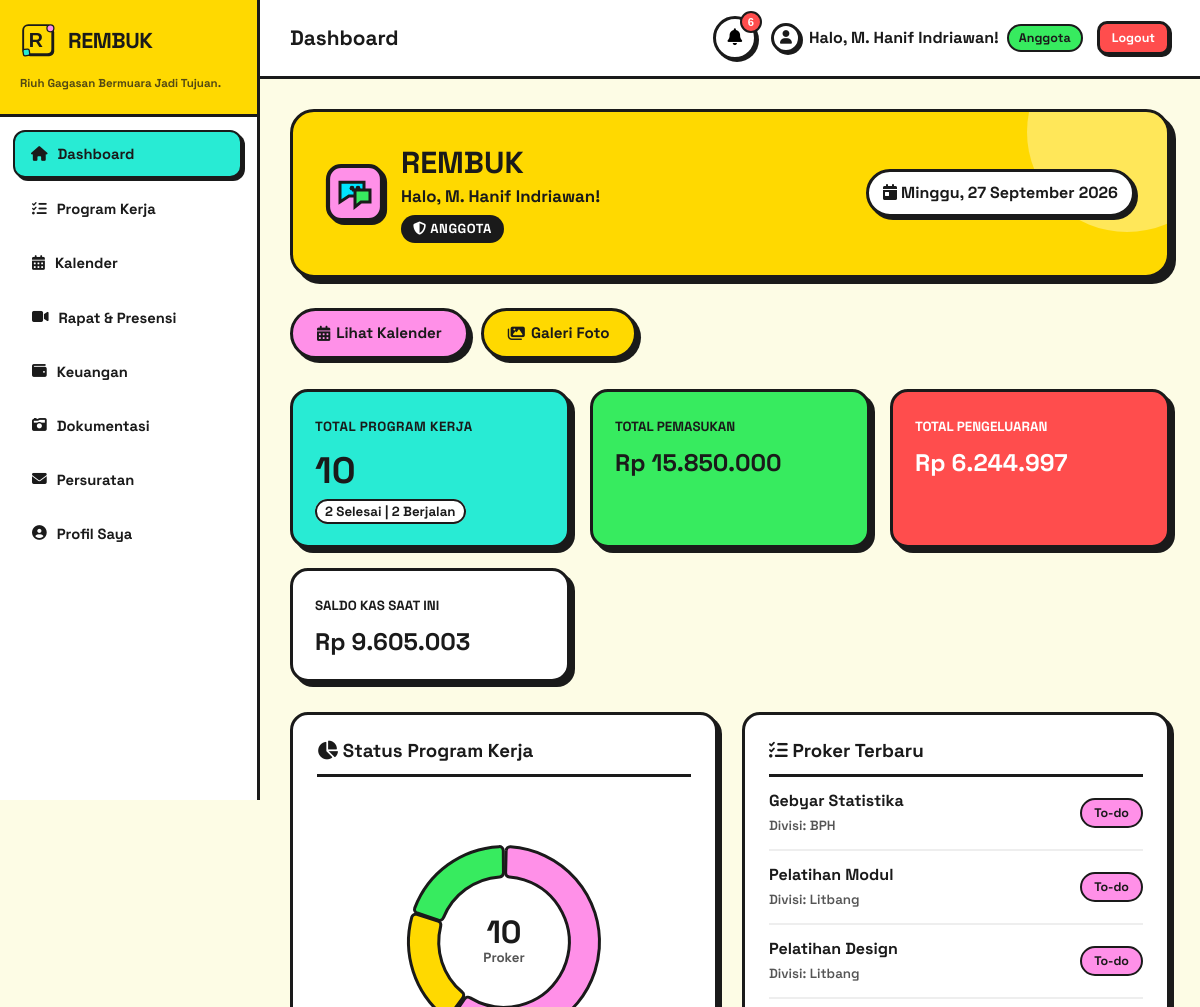
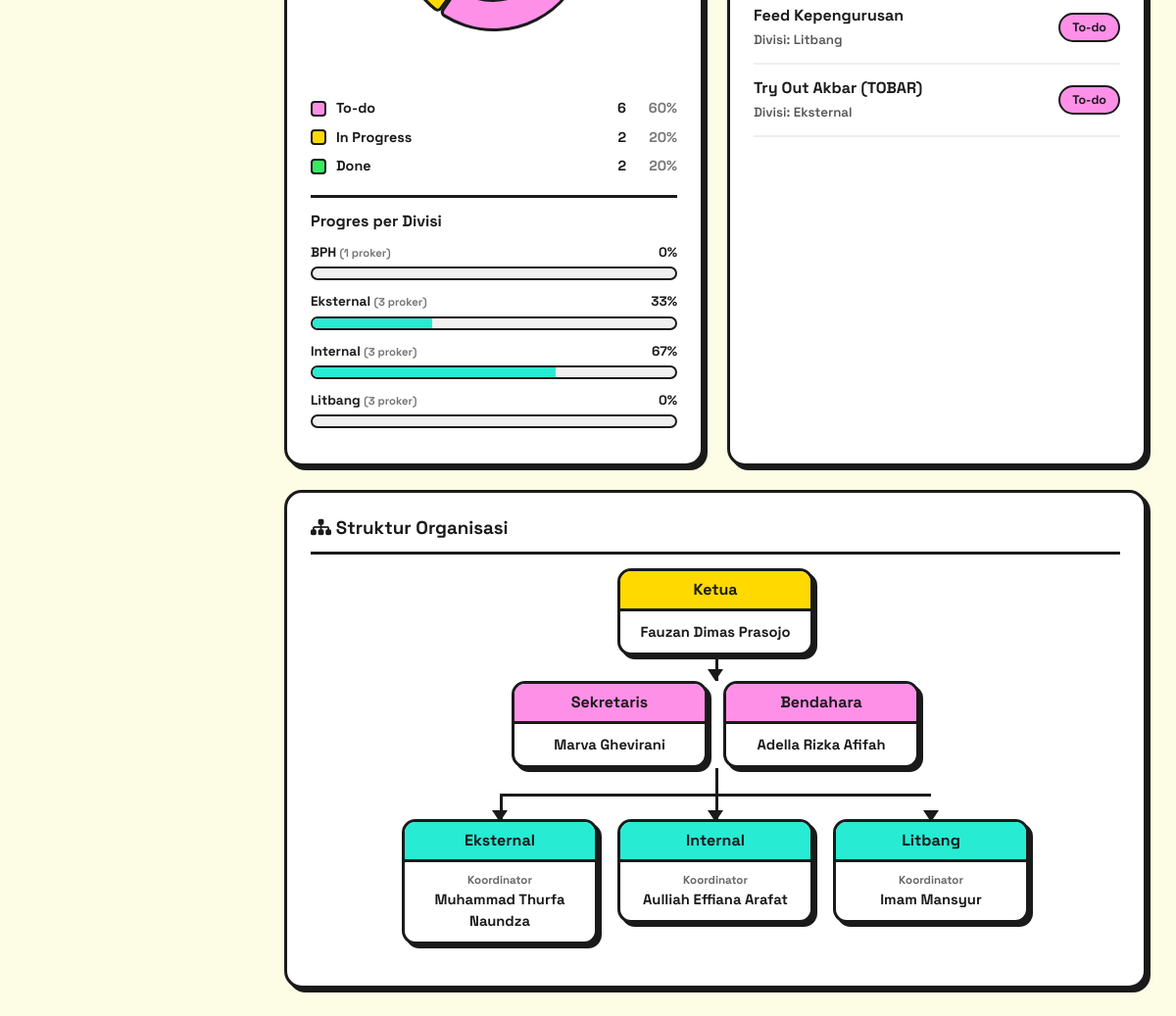
The app's page /dashboard.php (signed in) with its own data (2 pictures, top to bottom).
### tables this page shows
CREATE TABLE `proker` (
  `id` int(11) NOT NULL,
  `nama_proker` varchar(200) NOT NULL,
  `divisi_id` int(11) NOT NULL,
  `deskripsi` text DEFAULT NULL,
  `tanggal_pelaksanaan` date NOT NULL,
  `tanggal_selesai` date DEFAULT NULL,
  `status` enum('To-do','In Progress','Done') DEFAULT 'To-do',
  `progress_persen` int(11) DEFAULT 0,
  `created_by` int(11) DEFAULT NULL,
  `created_at` timestamp NOT NULL DEFAULT current_timestamp()
);

CREATE TABLE `divisi` (
  `id` int(11) NOT NULL,
  `nama_divisi` varchar(100) NOT NULL,
  `deskripsi` text DEFAULT NULL,
  `created_at` timestamp NOT NULL DEFAULT current_timestamp()
);

### includes/notifications.php (called while the page is built, shortened)
<?php
function getNotifications(PDO $pdo): array {
    $items = [];
    try {
        $stmt = $pdo->query(
            "SELECT id, nama_proker, tanggal_pelaksanaan, tanggal_selesai,
                    LEAST(
                        DATEDIFF(COALESCE(tanggal_selesai, tanggal_pelaksanaan), CURDATE()),
                        DATEDIFF(tanggal_pelaksanaan, CURDATE())
                    ) AS sisa_hari
             FROM proker
             WHERE status != 'Done'
               AND (tanggal_pelaksanaan BETWEEN CURDATE() AND DATE_ADD(CURDATE(), INTERVAL 7 DAY)
                    OR tanggal_selesai BETWEEN CURDATE() AND DATE_ADD(CURDATE(), INTERVAL 7 DAY)
                    OR (COALESCE(tanggal_selesai, tanggal_pelaksanaan) < CURDATE()))
             ORDER BY (COALESCE(tanggal_selesai, tanggal_pelaksanaan) < CURDATE()) ASC,
                      ABS(DATEDIFF(COALESCE(tanggal_selesai, tanggal_pelaksanaan), CURDATE())) ASC
             LIMIT 5"
        );
        $deadlines = $stmt ? $stmt->fetchAll() : [];
        foreach ($deadlines as $d) {
            $tglAcuan = $d['tanggal_selesai'] ?? $d['tanggal_pelaksanaan'];
            $sisa = (int) round((strtotime($tglAcuan) - strtotime(date('Y-m-d'))) / 86400);
            $label = $sisa < 0 ? 'Terlewat ' . abs($sisa) . ' hari' : ($sisa === 0 ? 'Hari ini' : 'H-' . $sisa);
            $items[] = [
                'icon' => 'fa-flag-checkered',
                'title' => 'Deadline ' . $label . ': ' . $d['nama_proker'],
                'desc' => tanggalIndo($tglAcuan, true, true),
                'url' => BASE_URL . '/proker/detail.php?id=' . $d['id'],
                'tone' => $sisa < 0 ? 'red' : 'yellow',
            ];
        }
    } catch (Throwable $e) {  }
    try {
        $stmt = $pdo->query(
            "SELECT id, judul, tanggal FROM agenda
             WHERE kategori = 'deadline' AND tanggal BETWEEN CURDATE() AND DATE_ADD(CURDATE(), INTERVAL 7 DAY)
             ORDER BY tanggal ASC LIMIT 3"
        );
        $agendas = $stmt ? $stmt->fetchAll() : [];
        foreach ($agendas as $a) {
            $sisa = (int) round((strtotime($a['tanggal']) - strtotime(date('Y-m-d'))) / 86400);
            $items[] = [
                'icon' => 'fa-calendar-xmark',
                'title' => 'Agenda deadline H-' . $sisa . ': ' . $a['judul'],
                'desc' => tanggalIndo($a['tanggal'], true, true),
                'url' => BASE_URL . '/kalender/index.php?tanggal=' . $a['tanggal'],
                'tone' => 'cyan',
            ];
        }
    } catch (Throwable $e) {  }
    return ['total' => count($items), 'items' => $items];
}

### dashboard.php (the view, shortened to what this page needs)
<?php
require_once 'includes/init.php';
$filterDivisi = '';
$total_proker = $pdo->query("SELECT COUNT(*) FROM proker" . $filterDivisi)->fetchColumn() ?: 0;
$proker_done = $pdo->query("SELECT COUNT(*) FROM proker" . $filterDivisi . ($filterDivisi ? " AND" : " WHERE") . " status = 'Done'")->fetchColumn() ?: 0;
$proker_progress = $pdo->query("SELECT COUNT(*) FROM proker" . $filterDivisi . ($filterDivisi ? " AND" : " WHERE") . " status = 'In Progress'")->fetchColumn() ?: 0;
$total_pemasukan = $pdo->query("SELECT SUM(jumlah) FROM keuangan WHERE jenis = 'Pemasukan'")->fetchColumn() ?: 0;
$total_pengeluaran = $pdo->query("SELECT SUM(jumlah) FROM keuangan WHERE jenis = 'Pengeluaran'")->fetchColumn() ?: 0;
$saldo_kas = $total_pemasukan - $total_pengeluaran;
$stmt_chart = $pdo->query("SELECT status, COUNT(*) as total FROM proker" . $filterDivisi . " GROUP BY status");
$chart_raw = $stmt_chart->fetchAll(PDO::FETCH_KEY_PAIR);
$status_todo = $chart_raw['To-do'] ?? 0;
$status_in_progress = $chart_raw['In Progress'] ?? 0;
$status_done = $chart_raw['Done'] ?? 0;
$sqlTerbaru = "SELECT p.*, d.nama_divisi FROM proker p JOIN divisi d ON d.id = p.divisi_id" . $filterDivisi . " ORDER BY p.id DESC LIMIT 5";
$proker_terbaru = $pdo->query($sqlTerbaru)->fetchAll();
$sqlDivisi = "SELECT d.nama_divisi, COUNT(p.id) AS total, ROUND(AVG(p.progress_persen)) AS rata
              FROM divisi d JOIN proker p ON p.divisi_id = d.id"
           . " GROUP BY d.id, d.nama_divisi ORDER BY d.nama_divisi";
$progres_divisi = $pdo->query($sqlDivisi)->fetchAll();
require_once 'includes/header.php';
?>
<div class="dashboard-hero">
    <div class="dashboard-logo">
        <div>
            <h2 class="dashboard-hero-title"><?= APP_NAME ?></h2>
            <p class="dashboard-hero-greeting">Halo, <?= e($_SESSION['nama_lengkap']) ?>!</p>
            <span class="dashboard-role-badge"><i class="fas fa-shield-halved"></i> <?= e($_SESSION['role']) ?></span>
        </div>
    </div>
    <div class="dashboard-date">
        <span class="dashboard-date-badge">
            <i class="fas fa-calendar-day"></i> <?php date_default_timezone_set('Asia/Jakarta'); echo tanggalIndo(time(), true, true); ?>
        </span>
    </div>
</div>
<div class="dashboard-quick-actions">
    <a href="kalender/index.php" class="neo-btn dashboard-action-pink"><i class="fas fa-calendar-days"></i> Lihat Kalender</a>
    <a href="dokumentasi/index.php" class="neo-btn dashboard-action-yellow"><i class="fas fa-images"></i> Galeri Foto</a>
</div>
<div class="grid-auto dashboard-stats">
    <div class="stat-card stat-card-cyan">
        <small class="stat-label stat-label-spaced">Total Program Kerja</small>
        <h2 class="stat-value stat-value-large"><?= $total_proker ?></h2>
        <small class="stat-meta"><?= $proker_done ?> Selesai | <?= $proker_progress ?> Berjalan</small>
    </div>
    <div class="stat-card stat-card-green">
        <small class="stat-label">Total Pemasukan</small>
        <h2 class="stat-value">Rp <?= number_format($total_pemasukan, 0, ',', '.') ?></h2>
    </div>
    <div class="stat-card stat-card-red">
        <small class="stat-label">Total Pengeluaran</small>
        <h2 class="stat-value">Rp <?= number_format($total_pengeluaran, 0, ',', '.') ?></h2>
    </div>
    <div class="stat-card stat-card-white">
        <small class="stat-label">Saldo Kas Saat Ini</small>
        <h2 class="stat-value<?= $saldo_kas >= 0 ? '' : ' stat-negative' ?>">Rp <?= number_format($saldo_kas, 0, ',', '.') ?></h2>
    </div>
</div>
<div class="grid-2">
    <div class="neo-card">
        <h3 class="section-title"><i class="fas fa-chart-pie"></i> Status Program Kerja</h3>
        <div class="dashboard-chart">
            <canvas id="prokerChart" data-chart="proker" data-todo="<?= (int) $status_todo ?>" data-in-progress="<?= (int) $status_in_progress ?>" data-done="<?= (int) $status_done ?>"></canvas>
            <div class="dashboard-chart-total">
                <span class="dashboard-chart-total-value"><?= $total_proker ?></span>
                <small class="dashboard-chart-total-label">Proker</small>
            </div>
        </div>
        <div class="dashboard-chart-legend">
            <?php foreach ([['To-do', $status_todo, 'todo'], ['In Progress', $status_in_progress, 'progress'], ['Done', $status_done, 'done']] as [$label, $jumlah, $status_class]): ?>
                <div class="dashboard-chart-legend-row">
                    <span class="dashboard-chart-swatch dashboard-chart-swatch-<?= $status_class ?>"></span>
                    <span class="dashboard-chart-legend-label"><?= $label ?></span>
                    <span><?= $jumlah ?></span>
                    <span class="dashboard-chart-legend-percent"><?= $total_proker ? round($jumlah / $total_proker * 100) : 0 ?>%</span>
                </div>
            <?php endforeach; ?>
        </div>
        <?php if (!empty($progres_divisi)): ?>
            <div class="dashboard-division-section">
                <h4 class="dashboard-division-title">Progres per Divisi</h4>
                <?php foreach ($progres_divisi as $pd): ?>
                    <div class="dashboard-division-item">
                        <div class="dashboard-division-meta">
                            <span><?= e($pd['nama_divisi']) ?> <small class="dashboard-division-count">(<?= $pd['total'] ?> proker)</small></span>
                            <span><?= (int) $pd['rata'] ?>%</span>
                        </div>
                        <div class="progress-bar-bg progress-track-division">
                            <div class="progress-bar-fill progress-fill-division" data-progress="<?= (int) $pd['rata'] ?>"></div>
                        </div>
                    </div>
                <?php endforeach; ?>
            </div>
        <?php endif; ?>
    </div>
    <div class="neo-card">
        <h3 class="section-title"><i class="fas fa-list-check"></i> Proker Terbaru</h3>
        <?php if (empty($proker_terbaru)): ?>
            <p class="dashboard-latest-empty">Belum ada program kerja.</p>
        <?php else: ?>
            <ul class="dashboard-latest-list">
                <?php foreach ($proker_terbaru as $p): ?>
                    <?php $latest_status_class = $p['status'] == 'Done' ? 'done' : ($p['status'] == 'In Progress' ? 'progress' : 'todo'); ?>
                    <li class="dashboard-latest-item">
                        <div>
                            <a href="proker/detail.php?id=<?= $p['id'] ?>" class="dashboard-latest-link"><?= e($p['nama_proker']) ?></a><br>
                            <small class="dashboard-latest-meta">Divisi: <?= e($p['nama_divisi']) ?></small>
                        </div>
                        <span class="neo-badge status-<?= $latest_status_class ?>"><?= $p['status'] ?></span>
                    </li>
                <?php endforeach; ?>
            </ul>
        <?php endif; ?>
    </div>
</div>
<div class="neo-card dashboard-org-card">
    <div class="flex-between dashboard-org-header">
        <h3 class="page-title"><i class="fas fa-sitemap"></i> Struktur Organisasi</h3>
    </div>
    <?php include 'includes/bagan.php'; ?>
</div>
<?php require_once 'includes/footer.php'; ?>

### records on screen
proker: nama_proker "Gebyar Statistika", divisi.nama_divisi "BPH", status "To-do"
proker: nama_proker "Pelatihan Modul", divisi.nama_divisi "Litbang", status "To-do"
proker: nama_proker "Pelatihan Design", divisi.nama_divisi "Litbang", status "To-do"
proker: nama_proker "Feed Kepengurusan", divisi.nama_divisi "Litbang", status "To-do"
proker: nama_proker "Try Out Akbar (TOBAR)", divisi.nama_divisi "Eksternal", status "To-do"

### other values on screen
APP_NAME "REMBUK"
APP_TAGLINE "Riuh Gagasan Bermuara Jadi Tujuan."
$pageTitle "Dashboard"
$notif_total "6"
$user_nama "M. Hanif Indriawan"
$user_role "Anggota"
$_SESSION['nama_lengkap'] "M. Hanif Indriawan"
$_SESSION['role'] "ANGGOTA"
$total_proker "10"
$proker_done "2"
$proker_progress "2"
$total_pemasukan "15.850.000"
$total_pengeluaran "6.244.997"
$saldo_kas "9.605.003"
$label "To-do"
